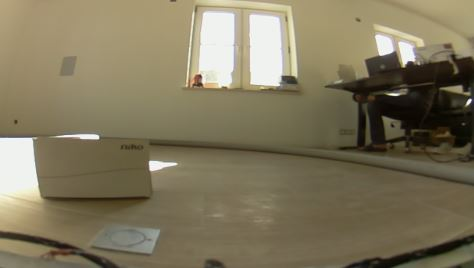
#> input picture Simulation/image.png, 474 x 268 px
$ python -i pixelsum.py   (imports and definitions only)
#> lines starting #> are read from the running program, lines starting #| are printed output that depends on the picture

import cv2 as cv
import numpy as np
from numpy import array, argwhere
import math
from math import cos, sin, pi
import numpy as np
from itertools import product


def slope(x1, y1, x2, y2):
    m = (y2-y1)/(x2-x1)
    return m

def corners(np_array):
    ind = np.argwhere(np_array)
    res = []
    for f1, f2 in product([min,max], repeat=2):
        res.append(f1(ind[ind[:, 0] == f2(ind[:, 0])], key=lambda x:x[1]))
    return res

def CannyEdge(image):
  gray = cv2.cvtColor(image, cv2.COLOR_RGB2GRAY)
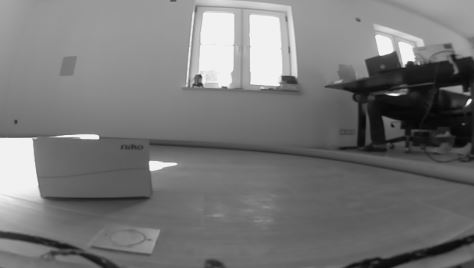
#> gray: shape (268, 474); min 5, max 254, mean 118.8
  blur = cv2.GaussianBlur(gray, (5,5), 0)
  cannyImage = cv2.Canny(blur, 30, 60)
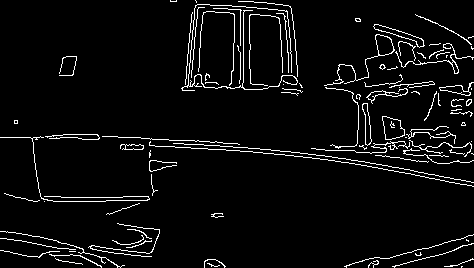
#> cannyImage: shape (268, 474); 4.9% white in thin lines or dots
  return cannyImage

def region_of_interest(image):
    height = image.shape[0]
    width = image.shape[1]
    roi = np.array([[(0, height-75),(width/2, height/2),(width-20, height-75),]], np.int32)
    mask = np.zeros_like(image)
    cv2.fillPoly(mask, roi, 255)
    masked_image = cv2.bitwise_and(image, mask)
    return masked_image

def angle(startx, starty, length, angle):
    x = round(startx + length * cos(angle * pi / 180.0))
    y = round(starty + length * sin(angle * pi / 180.0))

    return (x,y)

#TODO pkl file prolly

#LEFT TO RIGHT, BUT FIX IN REALITY

'''
-90 = -180 = input[0]
-40 = -130 = input[1]
-15 = -105 = input[2]
  0 = -90 input[3]
 15 = -75 =input[4]
 40 = -50 input[5]
 90 = 0 = input[6]
'''
input = [130,93,130,130,109,77,50,60]

height = input[3]
if(input[0] > input[6]):
    width = input[0] * 2
else:
    width = input[6]*2
width = 300
img = np.zeros((height,width,3), np.uint8)

x = width/2
y = height

p1 = angle(x, y, input[0], -180)
p2 = angle(x, y, input[1], -130)
p3 = angle(x, y, input[2], -105)
p4 = angle(x, y, input[3], -90)
p5 = angle(x, y, input[4], -75)
p6 = angle(x, y, input[5], -50)
p7 = angle(x, y, input[6], 0)

pts = np.array([p1,p2,p3,p4,p5,p6,p7], np.int32)
# [13 lines not run here, left out]

>>> import cv2
>>> picture = cv2.cvtColor(cv2.imread('image.png'), cv2.COLOR_BGR2RGB)
>>> result = CannyEdge(picture)

$ run again, on Simulation/sudoku.jpg
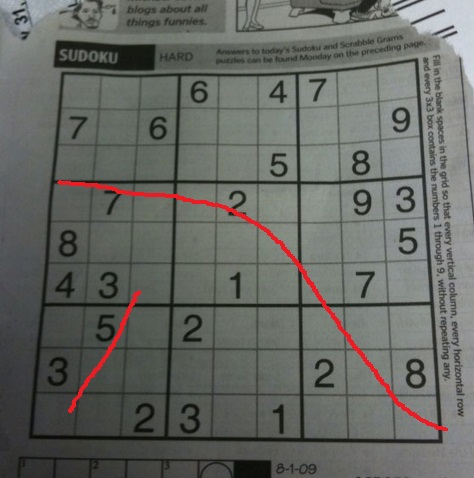
#> input picture Simulation/sudoku.jpg, 474 x 478 px
#> in CannyEdge, `blur = cv2.GaussianBlur(gray, (5,5), 0)`:
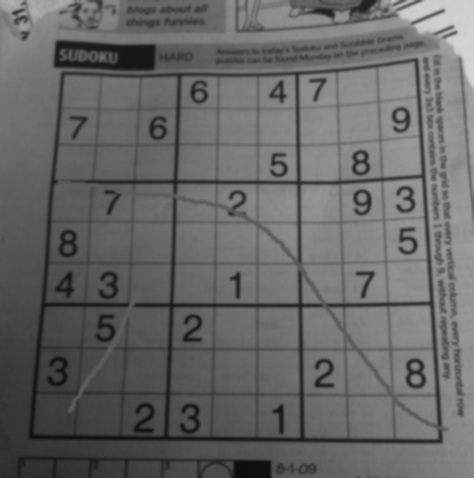
#> blur: shape (478, 474); min 12, max 215, mean 102.3
#> in CannyEdge, `cannyImage = cv2.Canny(blur, 30, 60)`:
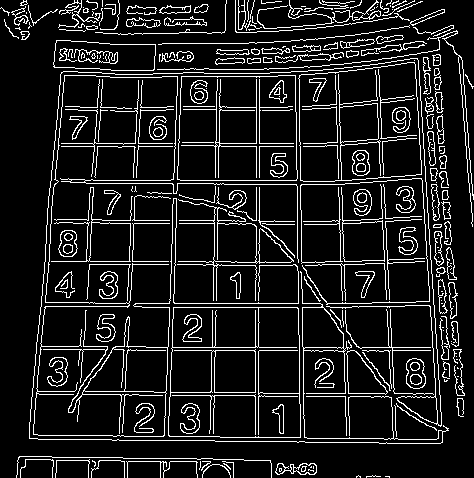
#> cannyImage: shape (478, 474); 11.4% white in thin lines or dots
